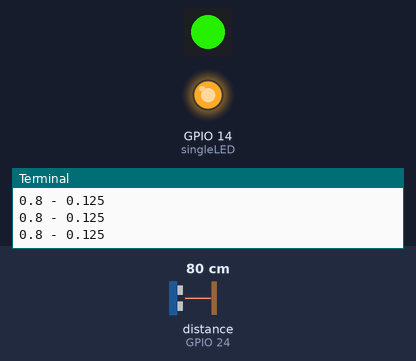
Recording of a program running on a simulated Raspberry Pi (BCM pin numbers). Parts: 1 RGB LEDs in strip order, left to right, output pins drawn as LEDs (lit = HIGH), the last lines printed to the terminal. Dashed ring = blinking. The inputs (shaded band) are chosen by the test bench; at power-on: distance to the obstacle (sensor on GPIO 24) 80 cm. Dim RGB values are drawn brighter than linear.

Above: at 13.2 s.
13.3 s: distance to the obstacle (sensor on GPIO 24) set to 35 cm
At 14.1 s:
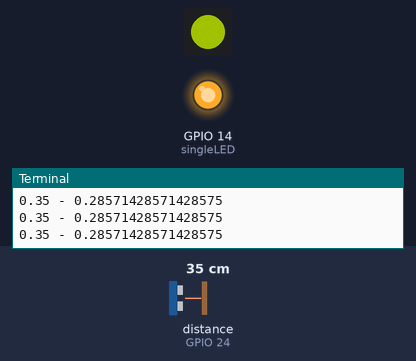
15.1 s: distance to the obstacle (sensor on GPIO 24) set to 2 cm
At 15.63 s:
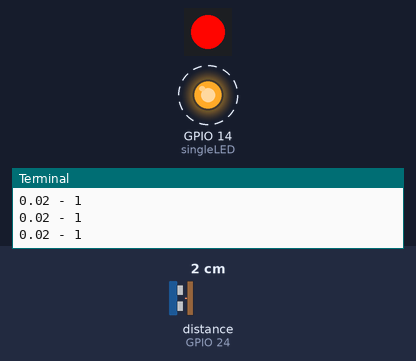
18.1 s: distance to the obstacle (sensor on GPIO 24) set to 4 cm
Timing chart, 0 to 27.1 s (numbered marks = the images above; inputs shaded):
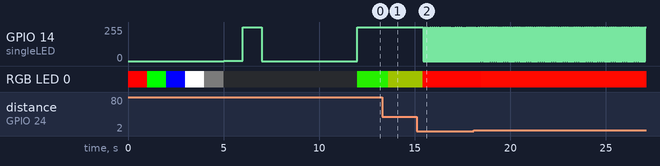

Measured:
- after the input at 13.3 s, RGB LED 0: RGB(32, 204, 0) → RGB(73, 89, 0) after 0.31 s
- after the input at 15.1 s, GPIO 14 (singleLED): alternates 255/255 for 0.02 s and 0/255 for 0.08 s, starting after 0.34 s; RGB LED 0: RGB(73, 89, 0) → RGB(255, 5, 0) after 0.32 s
- after the input at 18.1 s, RGB LED 0: RGB(255, 5, 0) → RGB(255, 10, 0) after 0.38 s

The program:

03_03_IRwithLED.py
```python
# code to run LEDs with Rangefinder

from gpiozero import PWMLED, RGBLED, DistanceSensor
import time

singleLED = PWMLED(14)
rgbLED = RGBLED(16, 20, 21)
rangefind = DistanceSensor(24, 18)


# Test the LEDs

# turn on the RGB LED
rgbLED.color = (1,0,0) # red
time.sleep(1)
rgbLED.color = (0,1,0) # green
time.sleep(1)
rgbLED.color = (0,0,1) # blue
time.sleep(1)
rgbLED.color = (1, 1, 1) # bright white
time.sleep(1)
rgbLED.color = (.01, .01, .01) # dim white
time.sleep(1)
rgbLED.off()

# turn on LED
singleLED.value = .01 # dim
time.sleep(1)
singleLED.value = 1 # bright
time.sleep(1)
singleLED.off()

# test the Rangefinder
for thisloop in range(0,5):
    print(thisloop, ' - Distance to nearest object is', rangefind.distance, 'm')
    time.sleep(1)

# control the LEDs with the rangefinder
while True:
    rangefindDistance = rangefind.distance
    DIST = rangefindDistance if rangefindDistance <= 1 else 1
    invDIST = .1/rangefindDistance if .1/rangefindDistance <= 1 else 1
    print( DIST, "-", invDIST)
    if DIST < 1:
        singleLED.blink(on_time = DIST, off_time = invDIST)
    else:
         singleLED.off()
    rgbLED.color = (invDIST, DIST, 0)
    time.sleep(.1)

# note that I don't gracefully handle program termination.
```
